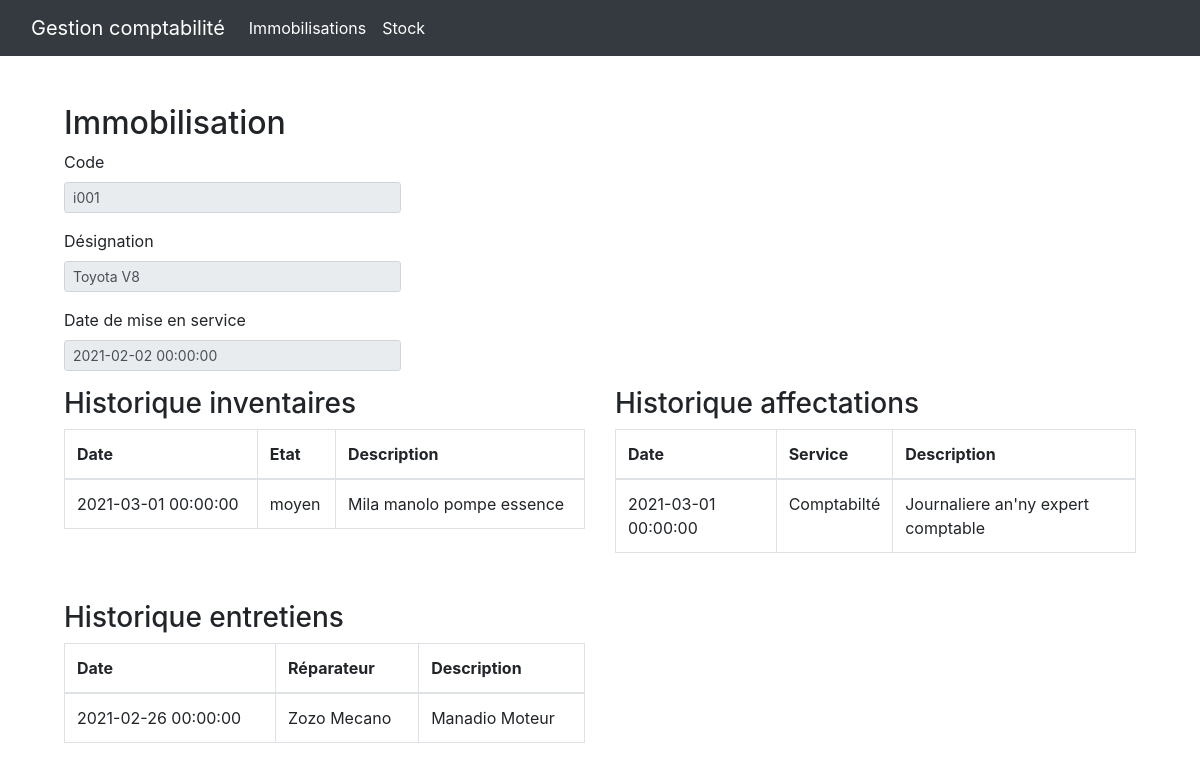
The app's page /immo/histories/i001 with its own data.
### tables this page shows
create table immobilisations (
    id int primary key auto_increment,
    code varchar(10),
    designation varchar(255),
    buy_date datetime,
    usage_date datetime,
    supplier_id int,
    buy_price double,
    amortissed_year smallint,
    amortissed_rate double,
    amortissed_type  enum('1', '2'),
    unique(code),
    foreign key (supplier_id) references suppliers(id)
);

create table inventories (
    id int primary key auto_increment,
    immo_id int,
    inv_date datetime,
    inv_state enum("Inutilisable", "Mauvais", "moyen", "bon"),
    description text,
    foreign key (immo_id) references immobilisations(id)
);

create table assignment_history (
    id int primary key auto_increment,
    immo_id int,
    assign_date datetime,
    service_id int,
    description text,
    foreign key (immo_id) references immobilisations(id),
    foreign key (service_id) references services(id)
);

create table services (
    id int primary key auto_increment,
    name varchar(255)
);

create table maintenance_history (
    id int primary key auto_increment,
    immo_id int,
    description_repairer text,
    maintenance_date_begin datetime,
    maintenance_date_end datetime,
    description_maintenance text,
    foreign key (immo_id) references immobilisations(id)
);

### application/views/template/content.php (called while the page is built, shortened)
<?php $this->load->view("template/header.php"); ?>
<?php $this->load->view($content); ?>

### application/controllers/Immo.php (called while the page is built, shortened)
<?php
class Immo extends Base_Controller {
    public function __construct()
    {
        $this->load->model("immobilisations/immo_model");
        $this->load->model("supplier_model");
    }
    public function histories($code) {
        $data = array();
        $data["content"] = "immobilisations/histories";
        $data["immo"] =  $this->immo_model->getImmo($code);
        $data["invHist"] = $this->immo_model->getInventoryHistory($code);
        $data["maintHist"] = $this->immo_model->geMaintHistory($code);
        $data["assignHist"] = $this->immo_model->getAssignHistory($code);
        $this->load->view($this->template, $data);
    }
}

### index.php (called while the page is built, shortened)
<?php
require_once BASEPATH.'core/CodeIgniter.php';

### application/models/immobilisations/Immo_model.php (called while the page is built, shortened)
<?php
class Immo_model extends Base_Model
{
    public $designation;
    public $usage_date;
    public function getInventoryHistory($_code) {
        $sql = "select inventories.* from inventories join immobilisations on immobilisations.id = inventories.immo_id  where immobilisations.code = %s";
        $sql = sprintf($sql, $this->db->escape($_code));
        $query = $this->db->query($sql);
        $result = array();
        foreach ($query->result_array() as $row) {
            $newObject = arrayToObject($row, new Inv_model());
            $result[] = $newObject;
        }
        return $result;
    }
    public function geMaintHistory($_code) {
        $sql = "select maintenance_history.* from maintenance_history join immobilisations on immobilisations.id = maintenance_history.immo_id  where immobilisations.code = %s";
        $sql = sprintf($sql, $this->db->escape($_code));
        $query = $this->db->query($sql);
        $result = array();
        foreach ($query->result_array() as $row) {
            $newObject = arrayToObject($row, new Maintenance_model());
            $result[] = $newObject;
        }
        return $result;
    }
    public function getAssignHistory($_code) {
        $sql = "select assignment_history.*, services.name as service_name from assignment_history join immobilisations on immobilisations.id = assignment_history.immo_id join services on services.id = assignment_history.service_id  where immobilisations.code = %s";
        $sql = sprintf($sql, $this->db->escape($_code));
        $query = $this->db->query($sql);
        $result = array();
        foreach ($query->result_array() as $row) {
            $newObject = arrayToObject($row, new Assign_model());
            $result[] = $newObject;
        }
        return $result;
    }
    public function getImmo($code)
    {
        $sql = "select immobilisations.*, suppliers.name as supplier_name from immobilisations join suppliers on suppliers.id = immobilisations.supplier_id where immobilisations.code = %s";
        $sql = sprintf($sql, $this->db->escape($code));
        $query = $this->db->query($sql);
        $row = $query->row_array();
        $newObject = arrayToObject($row, $this);
        return $newObject;
    }
    public function getDesignation()
    {
        return $this->designation;
    }
    public function getUsage_date()
    {
        return $this->usage_date;
    }
}

### application/models/inventories/Inv_model.php (called while the page is built, shortened)
<?php
class Inv_model extends Base_Model {
    public $inv_date;
    public $inv_state;
    public $description;
    public function getInv_date()
    {
        return $this->inv_date;
    }
    public function getInv_state()
    {
        return $this->inv_state;
    }
    public function getDescription()
    {
        return $this->description;
    }
}

### application/models/immobilisations/Assign_model.php (called while the page is built, shortened)
<?php
class Assign_model extends Base_Model {
    public $assign_date;
    public $description;
    public $service_name;
    public function getAssign_date()
    {
        return $this->assign_date;
    }
    public function getDescription()
    {
        return $this->description;
    }
    public function getService_name()
    {
        return $this->service_name;
    }
}

### application/models/immobilisations/Maintenance_model.php (called while the page is built, shortened)
<?php
class Maintenance_model extends Base_Model {
    public $description_repairer;
    public $maintenance_date_begin;
    public $description_maintenance;
    public function getDescription_maintenance()
    {
        return $this->description_maintenance;
    }
    public function getMaintenance_date_begin()
    {
        return $this->maintenance_date_begin;
    }
    public function getDescription_repairer()
    {
        return $this->description_repairer;
    }
}

### application/views/immobilisations/histories.php (the view)
<div class="container">
    <div class="row mx-1">
        <div class="col-md-4 ">
            <h2>Immobilisation</h2>
            <form>
                <div class="form-group">
                    <label for="">Code</label>
                    <input readonly value="<?php echo $immo->code; ?>" type="text" class="form-control form-control-sm">
                </div>
                <div class="form-group">
                    <label for="">Désignation</label>
                    <input readonly value="<?php echo $immo->getDesignation(); ?>" type="text" class="form-control form-control-sm">
                </div>
                <div class="form-group">
                    <label for="">Date de mise en service</label>
                    <input readonly value="<?php echo $immo->getUsage_date(); ?>" type="text" class="form-control form-control-sm">
                </div>
            </form>
        </div>
    </div>
    <div class="row mx-1">
        <div class="col-md-6">
            <h3>Historique inventaires</h3>
            <table class="table table-bordered">
                <thead>
                    <tr>
                        <th scope="col">Date</th>
                        <th scope="col">Etat</th>
                        <th scope="col">Description</th>
                    </tr>
                </thead>
                <tbody>
                    <?php foreach($invHist as $inv) { ?>
                    <tr>
                        <td><?php echo $inv->getInv_date(); ?></td>
                        <td><?php echo $inv->getInv_state(); ?></td>
                        <td><?php echo $inv->getDescription(); ?></td>
                    </tr>
                    <?php } ?>
                </tbody>
            </table>
        </div>
        <div class="col-md-6">
            <div class="mb-5">
                <h3>Historique affectations</h3>
                <table class="table table-bordered">
                    <thead>
                        <tr>
                            <th scope="col">Date</th>
                            <th scope="col">Service</th>
                            <th scope="col">Description</th>
                        </tr>
                    </thead>
                    <tbody>
                        <?php foreach($assignHist as $assign) { ?>
                        <tr>
                            <td><?php echo $assign->getAssign_date(); ?></td>
                            <td><?php echo $assign->getService_name(); ?></td>
                            <td><?php echo $assign->getDescription(); ?></td>
                        </tr>
                        <?php } ?>
                    </tbody>
                </table>
            </div>
        </div>
        <div class="col-md-6">
            <h3>Historique entretiens</h3>
            <table class="table table-bordered">
                <thead>
                    <tr>
                        <th scope="col">Date</th>
                        <th scope="col">Réparateur</th>
                        <th scope="col">Description</th>
                    </tr>
                </thead>
                <tbody>
                    <?php foreach($maintHist as $maint) { ?>
                    <tr>
                        <td><?php echo $maint->getMaintenance_date_begin(); ?></td>
                        <td><?php echo $maint->getDescription_repairer(); ?></td>
                        <td><?php echo $maint->getDescription_maintenance(); ?></td>
                    </tr>
                    <?php } ?>
                </tbody>
            </table>
        </div>
    </div>
</div>

### records on screen
immobilisations: code "i001", designation "Toyota V8", usage_date "2021-02-02 00:00:00"
inventories: inv_date "2021-03-01 00:00:00", inv_state "moyen", description "Mila manolo pompe essence"
assignment_history: assign_date "2021-03-01 00:00:00", service.name "Comptabilté", description "Journaliere an'ny expert comptable"
maintenance_history: maintenance_date_begin "2021-02-26 00:00:00", description_repairer "Zozo Mecano", description_maintenance "Manadio Moteur"
